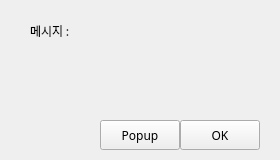
<?xml version="1.0" encoding="UTF-8"?>
<ui version="4.0">
 <class>Form</class>
 <widget class="QWidget" name="Form">
  <property name="geometry">
   <rect>
    <x>0</x>
    <y>0</y>
    <width>280</width>
    <height>160</height>
   </rect>
  </property>
  <property name="sizePolicy">
   <sizepolicy hsizetype="Fixed" vsizetype="Fixed">
    <horstretch>0</horstretch>
    <verstretch>0</verstretch>
   </sizepolicy>
  </property>
  <property name="minimumSize">
   <size>
    <width>280</width>
    <height>160</height>
   </size>
  </property>
  <property name="maximumSize">
   <size>
    <width>280</width>
    <height>160</height>
   </size>
  </property>
  <property name="font">
   <font>
    <family>나눔고딕</family>
   </font>
  </property>
  <property name="windowTitle">
   <string>MainApp</string>
  </property>
  <widget class="QLabel" name="lblMessage">
   <property name="geometry">
    <rect>
     <x>30</x>
     <y>20</y>
     <width>250</width>
     <height>21</height>
    </rect>
   </property>
   <property name="text">
    <string>메시지 :</string>
   </property>
  </widget>
  <widget class="QPushButton" name="btnOK">
   <property name="geometry">
    <rect>
     <x>180</x>
     <y>120</y>
     <width>80</width>
     <height>30</height>
    </rect>
   </property>
   <property name="text">
    <string>OK</string>
   </property>
  </widget>
  <widget class="QPushButton" name="btnPOP">
   <property name="geometry">
    <rect>
     <x>100</x>
     <y>120</y>
     <width>80</width>
     <height>30</height>
    </rect>
   </property>
   <property name="text">
    <string>Popup</string>
   </property>
  </widget>
 </widget>
 <resources/>
 <connections/>
</ui>
